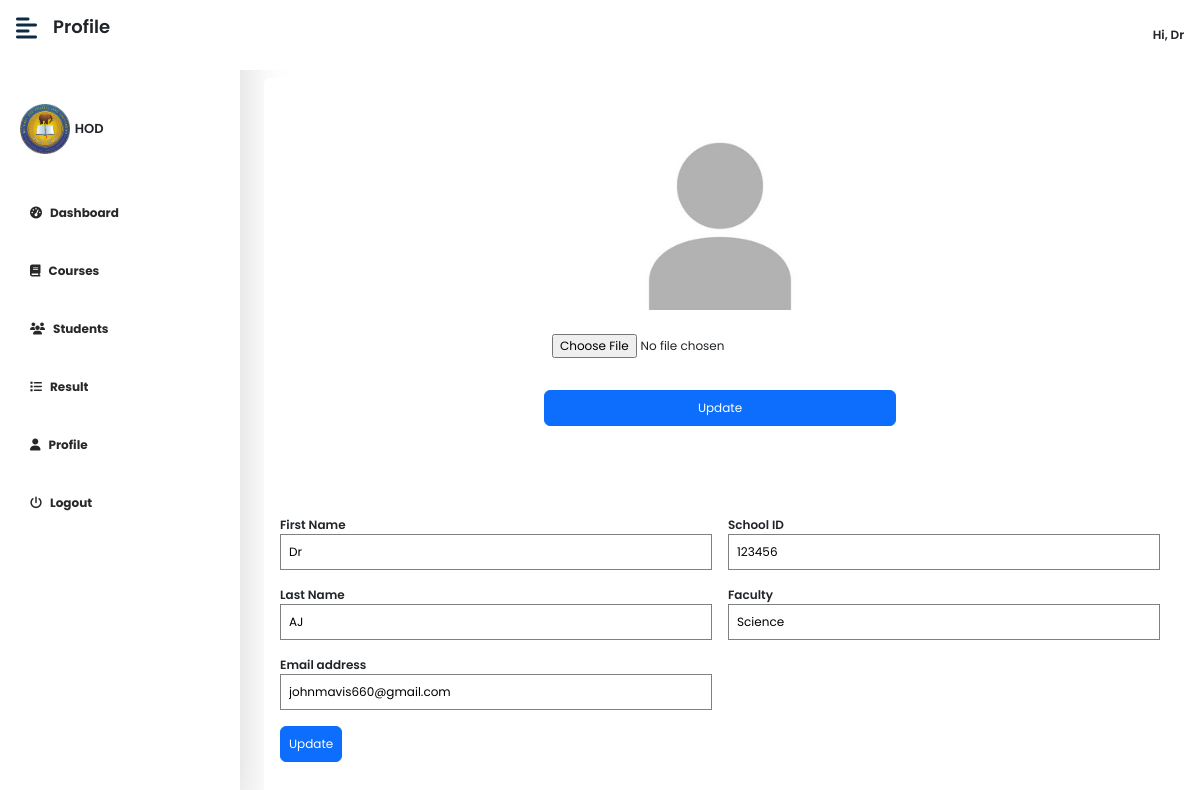
Page /hod/view/profile (signed in) on the committed database.
### tables this page shows
CREATE TABLE `hod_tb` (
  `id` int(11) NOT NULL,
  `fname` varchar(200) NOT NULL,
  `lname` varchar(200) NOT NULL,
  `email` varchar(150) NOT NULL,
  `image` text DEFAULT NULL,
  `faculty` varchar(50) NOT NULL,
  `school_id` varchar(50) NOT NULL,
  `password` longtext NOT NULL
);

### hod/view/profile.php (the view, shortened to what this page needs)
<?php
if(isset($_SESSION['hodID'])) {
    require '../../configs/dbh.inc.php';
?>
<!DOCTYPE html>
<html lang="en">
<head>
    <?php include '../../includes/links&scripts.php'; ?>
</head>
<body >
<div class="d-flex" id="wrapper">
        <?php include 'includes/sidebar.php';?>
        <div id="page-content-wrapper">
        <nav class="navbar navbar-expand-lg navbar-light d-flex bg-white  fixed-top py-3 px-3" style="justify-content:space-between;">
               <div class="d-flex">
                    <div><i class="fas fa-align-left fs-4 me-3" style="color:#0d2a45ff;" id="menu-toggle"></i></div>
                    <div><p class="display-6" style="font-size: large;font-weight:600;">Profile</p></div>
               </div>
               <?php include 'includes/hodnavbar.php';?>
            <div class="container-fluid px-4 py-4">
                <div class="bg-white sm p-3 rounded">
                <div class="d-flex text-dark" style="justify-content:center;align-items:center;">
        <div class=" p-4 div-content " id="login-form" >
                        <form method="post" class="mb-5 " id="form">
                        <center>
                        <?php if($row['image'] === null) { ?>
                            <div class="passport-photo">
                                <img src="../../uploads/hod/default_img.jpg" alt="hod_image">
                            </div>
                        <?php } else { ?>
                            <div class="passport-photo">
                                <img src="../../uploads/hod/<?php echo $row['image'];?>" width="100%" alt="hod_image">
                            </div>
                        <?php }?>
                        </center>
                        <input type="file" class="mt-3 rounded p-2" name="imgfile" id="imgfile" required>
                        <button class="btn btn-primary p-2  mt-4 w-100" style="font-size:12px;" id="update-img-btn" style="font-size:12px;">Update</button><br><br>
                        </form>
        </div>
                </div>
                                    <form method="post" onsubmit="return false;">
                                    <div class="flexbox">
                                        <div class="d-50">
                                            <div class="mb-3">
                                                <label style="font-weight:600">First Name</label>
                                                <input type="text"  id="fname" placeholder="First Name" class="p-2 w-100" style="border-radius:0px;border:1px solid grey;" value="<?php echo $row['fname'];?>">
                                            </div>
                                            <div class="mb-3">
                                            <label style="font-weight:600">Last Name</label>
                                                <input type="text"  id="lname" placeholder="Last Name" class="p-2 w-100" style="border-radius:0px;border:1px solid grey;" value="<?php echo $row['lname'];?>">
                                            </div>
                                            <div class="mb-3">
                                                <label style="font-weight:600">Email address</label>
                                                <input type="email"  id="email" placeholder="Email Address" class="p-2 w-100" style="border-radius:0px;border:1px solid grey;" value="<?php echo $row['email'];?>">
                                            </div>
                                        </div>
                                        <div class="d-50">
                                            <div class="mb-3">
                                                <label style="font-weight:600">School ID</label>
                                                <input type="text"  id="school_id" placeholder="School ID" class="p-2 w-100" style="border-radius:0px;border:1px solid grey;" value="<?php echo $row['school_id'];?>" readonly>
                                            </div>
                                            <div class="mb-3">
                                                <label style="font-weight:600">Faculty</label>
                                                <input type="email"  id="faculty" placeholder="Faculty" class="p-2 w-100" style="border-radius:0px;border:1px solid grey;" value="<?php echo $row['faculty'];?>" readonly>
                                            </div>
                                        </div>
                                    </div>
                                        <button class="btn btn-primary p-2  mb-4 " style="font-size:12px;" id="update-btn" style="font-size:12px;">Update</button>
                                    </form>
                </div>
            </div>
        </div>
    </div>
</body>
</html>
<?php } else {
    header("Location: ../auth/login");
}
?>

### hod/view/includes/hodnavbar.php (shortened to what this page needs)
<?php
    $id = $_SESSION['hodID'];
    $sql = "SELECT id, fname, lname, school_id, faculty, email, image FROM hod_tb WHERE id = {$id}";
    $result = mysqli_query($con, $sql);
    $row = mysqli_fetch_assoc($result);
?>
<div class="d-flex" style="gap:1rem;align-items:center;">
                    <div>
                    <div class="dropdown">
  <span id="dropbtn" style="font-weight:600" class="dropbtn"><i class="fa fa-user-o" style="font-size:large;"></i> Hi, <?php echo ucfirst($row['fname']);?></span>
</div>
               </div>
            </nav>
            <br><br><br>

### assets/css/dashboard.css (style rules this page uses)
:root { --main-bg-color: #009d63!important; --main-text-color: #009d63!important; --second-text-color: #ffffff!important; --second-bg-color: #ffffff!important; }
#wrapper { overflow-x: hidden!important; background: #fff!important; }
#page-content-wrapper { min-width: 100vw!important; overflow-y: scroll!important; height: 100vh!important; }
#menu-toggle { cursor: pointer!important; }
@media (min-width: 768px) { #page-content-wrapper { min-width: 0!important; width: 100%!important; } }

### assets/css/main.css (style rules this page uses)
* { box-sizing: border-box; margin: 0; }
body { font-family: "Poppins", Sans-serif !important; transition: .5s; background-color: #fff !important; font-size: 12px !important; }
.passport-photo { width: 2in; height: 2in; overflow: hidden; border-radius: 0px; }
.passport-photo img { width: 100%; height: 100%; object-fit: cover; }
.div-content { width:400px; }
#dropbtn { padding: 0px; border: none; cursor: pointer; }
.dropdown { float: right; position: relative; display: inline-block; }
.flexbox { display:flex; width:100%; gap: 1rem; }
.d-50 { width:50%; }
#login-form { border-radius: 14px; }

### rows in the picture
hod_tb: fname "Dr", lname "AJ", email "johnmavis660@gmail.com", school "123456", faculty "Science"
